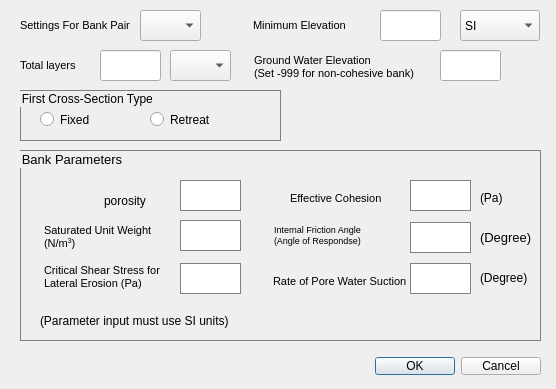
<?xml version="1.0" encoding="UTF-8"?>
<ui version="4.0">
 <class>Dialog</class>
 <widget class="QDialog" name="Dialog">
  <property name="geometry">
   <rect>
    <x>0</x>
    <y>0</y>
    <width>556</width>
    <height>389</height>
   </rect>
  </property>
  <property name="minimumSize">
   <size>
    <width>556</width>
    <height>389</height>
   </size>
  </property>
  <property name="maximumSize">
   <size>
    <width>556</width>
    <height>389</height>
   </size>
  </property>
  <property name="font">
   <font>
    <pointsize>9</pointsize>
   </font>
  </property>
  <property name="windowTitle">
   <string>Bank Layer Settings</string>
  </property>
  <property name="styleSheet">
   <string notr="true">height:10px</string>
  </property>
  <widget class="QDialogButtonBox" name="buttonBox">
   <property name="geometry">
    <rect>
     <x>200</x>
     <y>350</y>
     <width>341</width>
     <height>32</height>
    </rect>
   </property>
   <property name="orientation">
    <enum>Qt::Horizontal</enum>
   </property>
   <property name="standardButtons">
    <set>QDialogButtonBox::Cancel|QDialogButtonBox::Ok</set>
   </property>
  </widget>
  <widget class="QLabel" name="label_2">
   <property name="geometry">
    <rect>
     <x>253</x>
     <y>10</y>
     <width>121</width>
     <height>31</height>
    </rect>
   </property>
   <property name="font">
    <font>
     <pointsize>9</pointsize>
    </font>
   </property>
   <property name="text">
    <string>&lt;html&gt;&lt;head/&gt;&lt;body&gt;&lt;p&gt;&lt;span style=&quot; font-size:8pt;&quot;&gt;Minimum Elevation&lt;/span&gt;&lt;/p&gt;&lt;/body&gt;&lt;/html&gt;</string>
   </property>
  </widget>
  <widget class="QLineEdit" name="minElevEdit">
   <property name="geometry">
    <rect>
     <x>380</x>
     <y>10</y>
     <width>61</width>
     <height>31</height>
    </rect>
   </property>
  </widget>
  <widget class="QLineEdit" name="grdWatLvlEdit">
   <property name="geometry">
    <rect>
     <x>440</x>
     <y>50</y>
     <width>61</width>
     <height>31</height>
    </rect>
   </property>
  </widget>
  <widget class="QLabel" name="label_5">
   <property name="geometry">
    <rect>
     <x>20</x>
     <y>50</y>
     <width>141</width>
     <height>31</height>
    </rect>
   </property>
   <property name="font">
    <font>
     <pointsize>9</pointsize>
    </font>
   </property>
   <property name="text">
    <string>&lt;html&gt;&lt;head/&gt;&lt;body&gt;&lt;p&gt;&lt;span style=&quot; font-size:8pt;&quot;&gt;Total layers&lt;/span&gt;&lt;/p&gt;&lt;/body&gt;&lt;/html&gt;</string>
   </property>
  </widget>
  <widget class="QLineEdit" name="totalLayersEdit">
   <property name="geometry">
    <rect>
     <x>100</x>
     <y>50</y>
     <width>61</width>
     <height>31</height>
    </rect>
   </property>
  </widget>
  <widget class="QComboBox" name="layerSelector">
   <property name="geometry">
    <rect>
     <x>170</x>
     <y>50</y>
     <width>61</width>
     <height>31</height>
    </rect>
   </property>
  </widget>
  <widget class="QTextBrowser" name="textBrowser_2">
   <property name="geometry">
    <rect>
     <x>250</x>
     <y>50</y>
     <width>181</width>
     <height>51</height>
    </rect>
   </property>
   <property name="font">
    <font>
     <pointsize>9</pointsize>
    </font>
   </property>
   <property name="styleSheet">
    <string notr="true">background: transparent</string>
   </property>
   <property name="frameShape">
    <enum>QFrame::NoFrame</enum>
   </property>
   <property name="html">
    <string>&lt;!DOCTYPE HTML PUBLIC &quot;-//W3C//DTD HTML 4.0//EN&quot; &quot;http://www.w3.org/TR/REC-html40/strict.dtd&quot;&gt;
&lt;html&gt;&lt;head&gt;&lt;meta name=&quot;qrichtext&quot; content=&quot;1&quot; /&gt;&lt;style type=&quot;text/css&quot;&gt;
p, li { white-space: pre-wrap; }
&lt;/style&gt;&lt;/head&gt;&lt;body style=&quot; font-family:'PMingLiU'; font-size:9pt; font-weight:400; font-style:normal;&quot;&gt;
&lt;p style=&quot; margin-top:0px; margin-bottom:0px; margin-left:0px; margin-right:0px; -qt-block-indent:0; text-indent:0px;&quot;&gt;&lt;span style=&quot; font-size:8pt;&quot;&gt;Ground Water Elevation&lt;/span&gt;&lt;/p&gt;
&lt;p style=&quot; margin-top:0px; margin-bottom:0px; margin-left:0px; margin-right:0px; -qt-block-indent:0; text-indent:0px;&quot;&gt;&lt;span style=&quot; font-size:8pt;&quot;&gt;(Set -999 for non-cohesive bank)&lt;/span&gt;&lt;/p&gt;&lt;/body&gt;&lt;/html&gt;</string>
   </property>
  </widget>
  <widget class="QComboBox" name="unitSelectorCombo">
   <property name="geometry">
    <rect>
     <x>460</x>
     <y>10</y>
     <width>80</width>
     <height>31</height>
    </rect>
   </property>
   <item>
    <property name="text">
     <string>SI</string>
    </property>
   </item>
   <item>
    <property name="text">
     <string>EN</string>
    </property>
   </item>
  </widget>
  <widget class="QGroupBox" name="parameterBox">
   <property name="geometry">
    <rect>
     <x>20</x>
     <y>150</y>
     <width>521</width>
     <height>191</height>
    </rect>
   </property>
   <property name="font">
    <font>
     <pointsize>10</pointsize>
    </font>
   </property>
   <property name="styleSheet">
    <string notr="true">border: 1px solid gray;</string>
   </property>
   <property name="title">
    <string>Bank Parameters</string>
   </property>
   <widget class="QLineEdit" name="porosityEdit">
    <property name="geometry">
     <rect>
      <x>160</x>
      <y>30</y>
      <width>61</width>
      <height>31</height>
     </rect>
    </property>
   </widget>
   <widget class="QTextBrowser" name="textBrowser_4">
    <property name="geometry">
     <rect>
      <x>20</x>
      <y>70</y>
      <width>131</width>
      <height>31</height>
     </rect>
    </property>
    <property name="font">
     <font>
      <pointsize>9</pointsize>
     </font>
    </property>
    <property name="styleSheet">
     <string notr="true">background: transparent;
border-width: 0px;</string>
    </property>
    <property name="frameShape">
     <enum>QFrame::NoFrame</enum>
    </property>
    <property name="html">
     <string>&lt;!DOCTYPE HTML PUBLIC &quot;-//W3C//DTD HTML 4.0//EN&quot; &quot;http://www.w3.org/TR/REC-html40/strict.dtd&quot;&gt;
&lt;html&gt;&lt;head&gt;&lt;meta name=&quot;qrichtext&quot; content=&quot;1&quot; /&gt;&lt;style type=&quot;text/css&quot;&gt;
p, li { white-space: pre-wrap; }
&lt;/style&gt;&lt;/head&gt;&lt;body style=&quot; font-family:'PMingLiU'; font-size:9pt; font-weight:400; font-style:normal;&quot;&gt;
&lt;p style=&quot; margin-top:0px; margin-bottom:0px; margin-left:0px; margin-right:0px; -qt-block-indent:0; text-indent:0px;&quot;&gt;&lt;span style=&quot; font-size:8pt;&quot;&gt;Saturated Unit Weight&lt;/span&gt;&lt;/p&gt;
&lt;p style=&quot; margin-top:0px; margin-bottom:0px; margin-left:0px; margin-right:0px; -qt-block-indent:0; text-indent:0px;&quot;&gt;&lt;span style=&quot; font-size:8pt;&quot;&gt;(N/m&lt;/span&gt;&lt;span style=&quot; font-size:8pt; vertical-align:super;&quot;&gt;3&lt;/span&gt;&lt;span style=&quot; font-size:8pt;&quot;&gt;)&lt;/span&gt;&lt;/p&gt;&lt;/body&gt;&lt;/html&gt;</string>
    </property>
   </widget>
   <widget class="QLineEdit" name="satWeightEdit">
    <property name="geometry">
     <rect>
      <x>160</x>
      <y>70</y>
      <width>61</width>
      <height>31</height>
     </rect>
    </property>
   </widget>
   <widget class="QPlainTextEdit" name="plainTextEdit">
    <property name="geometry">
     <rect>
      <x>20</x>
      <y>110</y>
      <width>131</width>
      <height>41</height>
     </rect>
    </property>
    <property name="palette">
     <palette>
      <active>
       <colorrole role="Button">
        <brush brushstyle="SolidPattern">
         <color alpha="0">
          <red>0</red>
          <green>0</green>
          <blue>0</blue>
         </color>
        </brush>
       </colorrole>
       <colorrole role="Base">
        <brush brushstyle="NoBrush">
         <color alpha="255">
          <red>0</red>
          <green>0</green>
          <blue>0</blue>
         </color>
        </brush>
       </colorrole>
       <colorrole role="Window">
        <brush brushstyle="SolidPattern">
         <color alpha="0">
          <red>0</red>
          <green>0</green>
          <blue>0</blue>
         </color>
        </brush>
       </colorrole>
      </active>
      <inactive>
       <colorrole role="Button">
        <brush brushstyle="SolidPattern">
         <color alpha="0">
          <red>0</red>
          <green>0</green>
          <blue>0</blue>
         </color>
        </brush>
       </colorrole>
       <colorrole role="Base">
        <brush brushstyle="NoBrush">
         <color alpha="255">
          <red>0</red>
          <green>0</green>
          <blue>0</blue>
         </color>
        </brush>
       </colorrole>
       <colorrole role="Window">
        <brush brushstyle="SolidPattern">
         <color alpha="0">
          <red>0</red>
          <green>0</green>
          <blue>0</blue>
         </color>
        </brush>
       </colorrole>
      </inactive>
      <disabled>
       <colorrole role="Button">
        <brush brushstyle="SolidPattern">
         <color alpha="0">
          <red>0</red>
          <green>0</green>
          <blue>0</blue>
         </color>
        </brush>
       </colorrole>
       <colorrole role="Base">
        <brush brushstyle="NoBrush">
         <color alpha="255">
          <red>0</red>
          <green>0</green>
          <blue>0</blue>
         </color>
        </brush>
       </colorrole>
       <colorrole role="Window">
        <brush brushstyle="SolidPattern">
         <color alpha="0">
          <red>0</red>
          <green>0</green>
          <blue>0</blue>
         </color>
        </brush>
       </colorrole>
      </disabled>
     </palette>
    </property>
    <property name="font">
     <font>
      <pointsize>8</pointsize>
     </font>
    </property>
    <property name="styleSheet">
     <string notr="true">background: transparent;
border-width: 0px;</string>
    </property>
    <property name="frameShape">
     <enum>QFrame::NoFrame</enum>
    </property>
    <property name="frameShadow">
     <enum>QFrame::Plain</enum>
    </property>
    <property name="lineWidth">
     <number>0</number>
    </property>
    <property name="plainText">
     <string>Critical Shear Stress for 
Lateral Erosion (Pa)</string>
    </property>
    <property name="backgroundVisible">
     <bool>false</bool>
    </property>
   </widget>
   <widget class="QLineEdit" name="tauCriEdit">
    <property name="geometry">
     <rect>
      <x>160</x>
      <y>113</y>
      <width>61</width>
      <height>31</height>
     </rect>
    </property>
   </widget>
   <widget class="QLabel" name="label_12">
    <property name="geometry">
     <rect>
      <x>270</x>
      <y>40</y>
      <width>191</width>
      <height>16</height>
     </rect>
    </property>
    <property name="font">
     <font>
      <pointsize>8</pointsize>
     </font>
    </property>
    <property name="styleSheet">
     <string notr="true">border: 0px</string>
    </property>
    <property name="text">
     <string>Effective Cohesion</string>
    </property>
   </widget>
   <widget class="QLineEdit" name="effCohEdit">
    <property name="geometry">
     <rect>
      <x>390</x>
      <y>30</y>
      <width>61</width>
      <height>31</height>
     </rect>
    </property>
   </widget>
   <widget class="QLabel" name="label_13">
    <property name="geometry">
     <rect>
      <x>460</x>
      <y>40</y>
      <width>31</width>
      <height>16</height>
     </rect>
    </property>
    <property name="styleSheet">
     <string notr="true">border: 0px;</string>
    </property>
    <property name="text">
     <string>(Pa)</string>
    </property>
   </widget>
   <widget class="QTextBrowser" name="textBrowser_3">
    <property name="geometry">
     <rect>
      <x>250</x>
      <y>70</y>
      <width>131</width>
      <height>31</height>
     </rect>
    </property>
    <property name="font">
     <font>
      <pointsize>8</pointsize>
     </font>
    </property>
    <property name="styleSheet">
     <string notr="true">background: transparent;
border-width: 0px;</string>
    </property>
    <property name="frameShape">
     <enum>QFrame::NoFrame</enum>
    </property>
    <property name="html">
     <string>&lt;!DOCTYPE HTML PUBLIC &quot;-//W3C//DTD HTML 4.0//EN&quot; &quot;http://www.w3.org/TR/REC-html40/strict.dtd&quot;&gt;
&lt;html&gt;&lt;head&gt;&lt;meta name=&quot;qrichtext&quot; content=&quot;1&quot; /&gt;&lt;style type=&quot;text/css&quot;&gt;
p, li { white-space: pre-wrap; }
&lt;/style&gt;&lt;/head&gt;&lt;body style=&quot; font-family:'PMingLiU'; font-size:8pt; font-weight:400; font-style:normal;&quot;&gt;
&lt;p style=&quot; margin-top:0px; margin-bottom:0px; margin-left:0px; margin-right:0px; -qt-block-indent:0; text-indent:0px;&quot;&gt;&lt;span style=&quot; font-size:7pt;&quot;&gt;Internal Friction Angle&lt;/span&gt;&lt;/p&gt;
&lt;p style=&quot; margin-top:0px; margin-bottom:0px; margin-left:0px; margin-right:0px; -qt-block-indent:0; text-indent:0px;&quot;&gt;&lt;span style=&quot; font-size:7pt;&quot;&gt;(Angle of Respondse)&lt;/span&gt;&lt;/p&gt;&lt;/body&gt;&lt;/html&gt;</string>
    </property>
   </widget>
   <widget class="QLineEdit" name="angEdit">
    <property name="geometry">
     <rect>
      <x>390</x>
      <y>72</y>
      <width>61</width>
      <height>31</height>
     </rect>
    </property>
   </widget>
   <widget class="QLabel" name="label_9">
    <property name="geometry">
     <rect>
      <x>460</x>
      <y>80</y>
      <width>58</width>
      <height>15</height>
     </rect>
    </property>
    <property name="font">
     <font>
      <pointsize>10</pointsize>
     </font>
    </property>
    <property name="styleSheet">
     <string notr="true">border: 0px;</string>
    </property>
    <property name="text">
     <string>(Degree)</string>
    </property>
   </widget>
   <widget class="QLabel" name="label_8">
    <property name="geometry">
     <rect>
      <x>253</x>
      <y>121</y>
      <width>201</width>
      <height>20</height>
     </rect>
    </property>
    <property name="font">
     <font>
      <pointsize>8</pointsize>
     </font>
    </property>
    <property name="styleSheet">
     <string notr="true">border: 0px;</string>
    </property>
    <property name="text">
     <string>Rate of Pore Water Suction</string>
    </property>
   </widget>
   <widget class="QLineEdit" name="phiBEdit">
    <property name="geometry">
     <rect>
      <x>390</x>
      <y>113</y>
      <width>61</width>
      <height>31</height>
     </rect>
    </property>
   </widget>
   <widget class="QLabel" name="label_10">
    <property name="geometry">
     <rect>
      <x>460</x>
      <y>120</y>
      <width>58</width>
      <height>15</height>
     </rect>
    </property>
    <property name="font">
     <font>
      <pointsize>9</pointsize>
     </font>
    </property>
    <property name="styleSheet">
     <string notr="true">border: 0px</string>
    </property>
    <property name="text">
     <string>(Degree)</string>
    </property>
   </widget>
   <widget class="QLabel" name="label_14">
    <property name="geometry">
     <rect>
      <x>20</x>
      <y>150</y>
      <width>251</width>
      <height>41</height>
     </rect>
    </property>
    <property name="font">
     <font>
      <pointsize>9</pointsize>
     </font>
    </property>
    <property name="styleSheet">
     <string notr="true">border: 0px;</string>
    </property>
    <property name="text">
     <string>(Parameter input must use SI units)</string>
    </property>
   </widget>
   <widget class="QTextBrowser" name="textBrowser">
    <property name="geometry">
     <rect>
      <x>80</x>
      <y>40</y>
      <width>51</width>
      <height>21</height>
     </rect>
    </property>
    <property name="styleSheet">
     <string notr="true">background: transparent;
border-width: 0px;</string>
    </property>
    <property name="html">
     <string>&lt;!DOCTYPE HTML PUBLIC &quot;-//W3C//DTD HTML 4.0//EN&quot; &quot;http://www.w3.org/TR/REC-html40/strict.dtd&quot;&gt;
&lt;html&gt;&lt;head&gt;&lt;meta name=&quot;qrichtext&quot; content=&quot;1&quot; /&gt;&lt;style type=&quot;text/css&quot;&gt;
p, li { white-space: pre-wrap; }
&lt;/style&gt;&lt;/head&gt;&lt;body style=&quot; font-family:'PMingLiU'; font-size:9pt; font-weight:400; font-style:normal;&quot;&gt;
&lt;p style=&quot; margin-top:0px; margin-bottom:0px; margin-left:0px; margin-right:0px; -qt-block-indent:0; text-indent:0px;&quot;&gt;porosity&lt;/p&gt;&lt;/body&gt;&lt;/html&gt;</string>
    </property>
   </widget>
  </widget>
  <widget class="QGroupBox" name="groupBox_2">
   <property name="geometry">
    <rect>
     <x>20</x>
     <y>90</y>
     <width>261</width>
     <height>51</height>
    </rect>
   </property>
   <property name="styleSheet">
    <string notr="true">border: 1px solid gray;</string>
   </property>
   <property name="title">
    <string>First Cross-Section Type </string>
   </property>
   <widget class="QRadioButton" name="noMoveBtn">
    <property name="geometry">
     <rect>
      <x>20</x>
      <y>20</y>
      <width>98</width>
      <height>19</height>
     </rect>
    </property>
    <property name="styleSheet">
     <string notr="true">border: 0px;</string>
    </property>
    <property name="text">
     <string>Fixed</string>
    </property>
   </widget>
   <widget class="QRadioButton" name="retreatBtn">
    <property name="geometry">
     <rect>
      <x>130</x>
      <y>20</y>
      <width>98</width>
      <height>19</height>
     </rect>
    </property>
    <property name="styleSheet">
     <string notr="true">border: 0px;</string>
    </property>
    <property name="text">
     <string>Retreat</string>
    </property>
   </widget>
  </widget>
  <widget class="QLabel" name="label">
   <property name="geometry">
    <rect>
     <x>20</x>
     <y>10</y>
     <width>131</width>
     <height>31</height>
    </rect>
   </property>
   <property name="font">
    <font>
     <pointsize>8</pointsize>
    </font>
   </property>
   <property name="text">
    <string>Settings For Bank Pair </string>
   </property>
  </widget>
  <widget class="QComboBox" name="pairSelector">
   <property name="geometry">
    <rect>
     <x>140</x>
     <y>10</y>
     <width>61</width>
     <height>31</height>
    </rect>
   </property>
  </widget>
 </widget>
 <resources/>
 <connections>
  <connection>
   <sender>buttonBox</sender>
   <signal>accepted()</signal>
   <receiver>Dialog</receiver>
   <slot>accept()</slot>
   <hints>
    <hint type="sourcelabel">
     <x>408</x>
     <y>334</y>
    </hint>
    <hint type="destinationlabel">
     <x>157</x>
     <y>274</y>
    </hint>
   </hints>
  </connection>
  <connection>
   <sender>buttonBox</sender>
   <signal>rejected()</signal>
   <receiver>Dialog</receiver>
   <slot>reject()</slot>
   <hints>
    <hint type="sourcelabel">
     <x>476</x>
     <y>340</y>
    </hint>
    <hint type="destinationlabel">
     <x>286</x>
     <y>274</y>
    </hint>
   </hints>
  </connection>
 </connections>
</ui>
